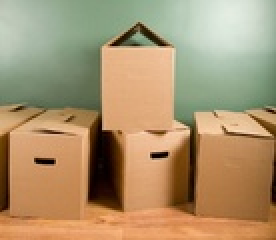
%> input picture img05.jpg, 138 x 120 px, shrunk from 400 x 350 before the run (shown 2 times larger)
$ octave main.m   (GNU Octave 9; MATLAB toolbox functions it lacks are replaced by stand-ins)
%> lines starting %> are read from the running program, lines starting %| are printed output that depends on the picture
### myImageFilter.m
function [img1] = myImageFilter(img0, h)

    if size(img0,3) == 3
        img0 = rgb2gray(img0);
    end


    img1 = zeros(size(img0));
    % size(img1)


    numRows = floor(size(h,1)/2);
    numCols = floor(size(h,2)/2);

    paddedImg0 = padarray(img0, [numRows numCols], 'replicate');
    numPaddedRows = size(paddedImg0,1);
    numPaddedCols = size(paddedImg0,2);

    startRow = 1 + numRows;
    endRow = numPaddedRows - numRows;
    startCol = 1 + numCols;
    endCol = numPaddedCols - numCols;


    for i=startRow:endRow
        for j=startCol:endCol
            elemSum = 0;
            for m=-numRows:numRows
                for n=-numCols:numCols
                    elemSum = elemSum + (h(m+numRows+1,n+numCols+1) * paddedImg0(i+m,j+n));
                end
            end
            if elemSum < 0
                elemSum = 0;
            else if elemSum > 255
                elemSum = 255;
            end
            img1(i-numRows,j-numCols) = elemSum;
        end
    end
    img1 = im2uint8(img1);
end

### myEdgeFilter.m
function [Im Io Ix Iy] = myEdgeFilter(img, sigma)

    gaussImg = myImageFilter(img, fspecial('gaussian', [3 3], sigma));

    SobelX = [-1 0 1; -2 0 -2; -1 0 1];
    SobelY = [1 2 1; 0 0 0; -1 -2 -1];

    Ix = myImageFilter(gaussImg, SobelX);
    Ix = im2double(Ix);

    Iy = myImageFilter(gaussImg, SobelY);
    Iy = im2double(Iy);

    numRows = size(gaussImg,1);
    numCols = size(gaussImg,2);

    Im = zeros([numRows numCols]);

    Io = zeros([numRows numCols]);

    for i=1:numRows
        for j=1:numCols
            squaredSum = (Ix(i,j)*Ix(i,j)) + (Iy(i,j)*Iy(i,j));
            Im(i,j) = sqrt( squaredSum );
            y = abs(Iy(i,j));
            x = abs(Ix(i,j));
            Io(i,j) = atan( y / x );
            end
        end
    end

    % Non-maximum Suppression %
    for i = 1:numRows
        for j = 1:numCols
            if ((Io(i,j) >= 0 && Io(i,j) <= 15) || (Io(i,j) >= 165 && Io(i,j) <= 180))
                if i == 1
                    if Im(i+1,j) > Im(i,j)
                        Im(i,j) = 0;
                    end
                elseif i == size(Im,1)
                    if Im(i-1,j) > Im(i,j)
                        Im(i,j) = 0;
                    end
                else
                    if ((Im(i+1,j) > Im(i,j)) || (Im(i-1,j) > Im(i,j)))
                        Im(i,j) = 0;
                    end
                end
            elseif ((Io(i,j) >= 75) && (Io(i,j)<=105))
                if j == 1
                    if Im(i,j+1) > Im(i,j)
                        Im(i,j) = 0;
                    end
                elseif j == size(Im,2)
                    if Im(i,j-1) > Im(i,j)
                        Im(i,j) = 0;
                    end
                else
                    if ((Im(i,j+1) > Im(i,j)) || (Im(i,j-1) > Im(i,j)))
                        Im(i,j) = 0;
                    end
                end
            elseif ((Io(i,j) >= 30) && (Io(i,j) <= 60))
                if j == 1
                    if i == size(Im,1)
                        continue;
                    elseif Im(i+1,j+1) > Im(i,j)
                        Im(i,j) = 0;
                    end
                elseif j == size(Im,2)
                    if i == 1
                        continue;
                    elseif Im(i-1,j-1) > Im(i,j)
                        Im(i,j) = 0;
                    end
                else
                    if(i == 1)
                        if Im(i+1,j+1) > Im(i,j)
                            Im(i,j) = 0;
                        end
                    elseif i == size(Im,1)
                        if Im(i-1,j-1) > Im(i,j)
                            Im(i,j) = 0;
                        end
                    else
                        if ((Im(i+1,j+1) > Im(i,j)) || (Im(i-1,j-1) > Im(i,j)))
                            Im(i,j) = 0;
                        end
                    end
                end
            elseif ((Io(i,j) <= 150) && (Io(i,j) >= 120))
                if j == 1
                    if i == 1
                        continue;
                    elseif Im(i-1,j+1) > Im(i,j)
                        Im(i,j) = 0;
                    end
                elseif j == size(Im,2)
                    if i == size(Im,1)
                        continue;
                    elseif Im(i+1,j-1) > Im(i,j)
                        Im(i,j) = 0;
                    end
                else
                    if i == 1
                        if Im(i+1,j-1) > Im(i,j)
                            Im(i,j) = 0;
                        end
                    elseif i == size(Im,1)
                        if Im(i-1,j+1) > Im(i,j)
                            Im(i,j) = 0;
                        end
                    else
                        if ((Im(i,j)<Im(i-1,j+1)) || (Im(i,j)<Im(i+1,j-1)))
                            Im(i,j) = 0;
                        end
                    end
                end
            end
        end
    end

### myHarrisCorner.m
function [R] = myHarrisCorner(Ix, Iy, threshold)

    w = 1;
    k = 0.04;

    numRows = size(Ix,1);
    numCols = size(Ix,2);

    R = zeros(numRows,numCols);

    Ix2 = Ix.*Ix;
    Iy2 = Iy.*Iy;
    Ixy = Ix.*Iy;

    startRow = 1;
    endRow = numRows;
    startCol = 1;
    endCol = numCols;

    for i = startRow:endRow
        for j = startCol:endCol
            detMatrix = ((Ix2(i,j)*Iy2(i,j)) - (Ixy(i,j)*Ixy(i,j)));
            traceMatrix = (Ix2(i,j) + Iy2(i,j));
            corner = detMatrix - (k * (traceMatrix * traceMatrix));
            % if corner > threshold
            %     R(i,j) = corner
            % end
            R(i,j) = corner
        end
    end
end

### main.m
% function main()
pkg load image
mkdir('output')
input = {'img01.jpg' 'img02.jpg' 'img03.jpg' 'img04.jpg' 'img05.jpeg'};
catStr = 'output/';
% [4 lines of commented-out code are left out]
str = 'img05.jpg'
img = imread(str);
%> img is the input picture: size 120x138x3 uint8; mean R, G, B 171.7, 147.3, 110.2
h = fspecial('gaussian',[3,3],5);
convolutedImg = myImageFilter(img, h);
%> after the loop in myImageFilter, `for i=startRow:endRow`:
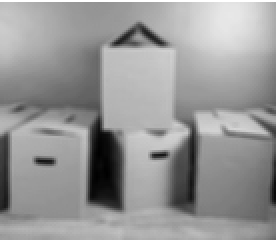
%> img1: size 120x138 uint8 (shown 2 times larger); min 0, max 255, mean 151
Convoluted = strcat(catStr,'convoluted-',str);
imwrite(convolutedImg, Convoluted);

sigma = 5;
[Im,Io,Ix,Iy] = myEdgeFilter(img, sigma);
%> call 4 of myImageFilter, with h = [1 2 1; 0 0 0; -1 -2 -1]
%> after the loop in myImageFilter (call 4), `for i=startRow:endRow`:
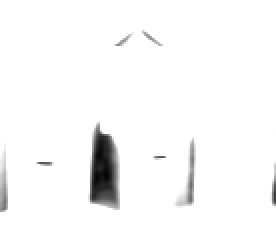
%> img1: size 120x138 uint8 (shown 2 times larger); min 5, max 255, mean 247.8
%> after the loop in myEdgeFilter, `for i=1:numRows`:
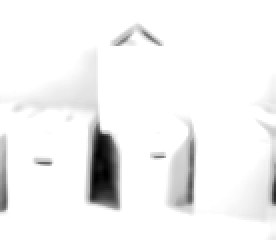
%> Im: size 120x138 double (shown 2 times larger); min 0.0277, max 1.41, mean 1.35; drawn with min black and max white
%> after the loop in myEdgeFilter, `for i=1:numRows`:
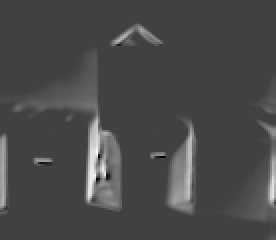
%> Io: size 120x138 double (shown 2 times larger); min 0.529, max 1.53, mean 0.819; drawn with min black and max white
sobelEdgeIm = strcat(catStr,'sobelEdgeIm-',str);
imwrite(Im, sobelEdgeIm);
sobelEdgeIo = strcat(catStr,'sobelEdgeIo-',str);
imwrite(Io, sobelEdgeIo);
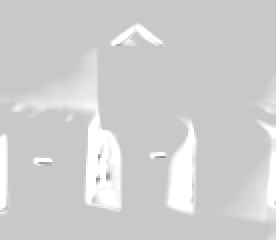
%> saved as sobelEdgeIo-img05.jpg: size 120x138 uint8 (shown 2 times larger); min 135, max 255, mean 206.4
sobelEdgeIx = strcat(catStr,'sobelEdgeIx-',str);
imwrite(Ix, sobelEdgeIx);
sobelEdgeIy = strcat(catStr,'sobelEdgeIy-',str);
imwrite(Iy, sobelEdgeIy);

threshold = 10;
harrisImg = img;
R = myHarrisCorner(Ix, Iy, threshold);
%> after the loop in myHarrisCorner, `for i = startRow:endRow`:
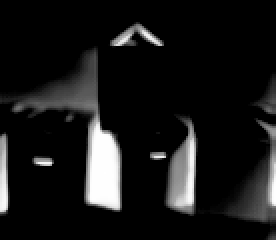
%> R: size 120x138 double (shown 2 times larger); min -0.16, max -2.37e-08, mean -0.145; drawn with min black and max white
[row, col] = find (R > 0);
%> row = []; col = []
hold ("on");
imshow (img);
plot (col, row, "ro");
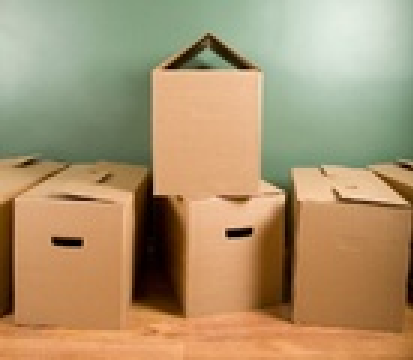
%> figure redrawn from the program's plot data; shown 3 times larger
harrisCorner = strcat(catStr,'harrisCorner-',str);
print -djpg harrisCorner;
hold ("off");
